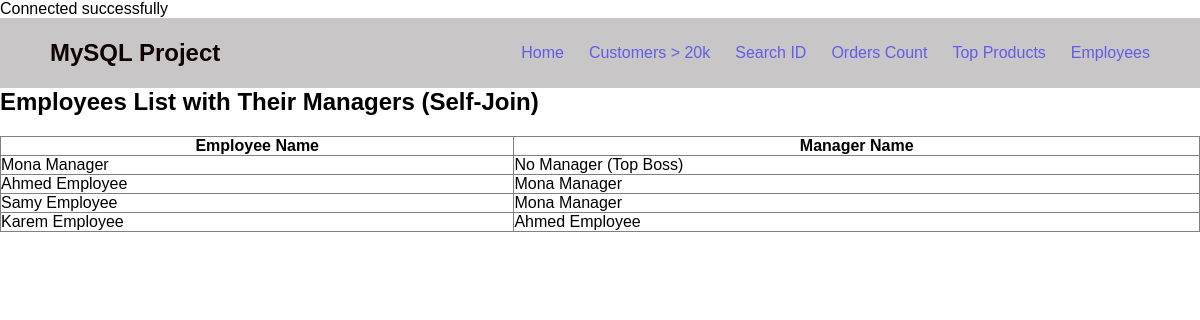
Page /employees.php on the committed database.
### tables this page shows
CREATE TABLE `employees` (
  `id` int(11) NOT NULL,
  `name` varchar(100) NOT NULL,
  `manager_id` int(11) DEFAULT NULL
);

### employees.php (the view, shortened to what this page needs)
<?php
require "sql.php";
?>
<!DOCTYPE html>
<html lang="en">
<head>
    <link rel="stylesheet" href="css/style.css">
</head>
<body>
    <nav class="navbar">
        <div class="logo">MySQL Project</div>
        <div class="nav-links">
            <a href="main.php">Home</a>
            <a href="customers_salary.php">Customers > 20k</a>
            <a href="customer_by_id.php">Search ID</a>
            <a href="customer_orders.php">Orders Count</a>
            <a href="top_products.php">Top Products</a>
            <a href="employees.php">Employees</a>
        </div>
    </nav>
    <div class="container">
        <h2>Employees List with Their Managers (Self-Join)</h2>
        <table border="1" style="margin-top: 20px; width: 100%; border-collapse: collapse;">
            <thead>
                <tr>
                    <th>Employee Name</th>
                    <th>Manager Name</th>
                </tr>
            </thead>
            <tbody>
                <?php
                $sql = "SELECT
                            e.name AS employee_name,
                            IFNULL(m.name, 'No Manager (Top Boss)') AS manager_name
                        FROM employees e
                        LEFT JOIN employees m ON e.manager_id = m.id";
                $result = mysqli_query($connect, $sql);
                if ($result && mysqli_num_rows($result) > 0) {
                    while ($row = mysqli_fetch_assoc($result)) {
                        echo "<tr>";
                        echo "<td>" . htmlspecialchars($row['employee_name']) . "</td>";
                        echo "<td>" . htmlspecialchars($row['manager_name']) . "</td>";
                        echo "</tr>";
                    }
                } else {
                    echo "<tr><td colspan='2'>No employees found</td></tr>";
                }
                ?>
            </tbody>
        </table>
    </div>
</body>
</html>

### css/style.css (style rules this page uses)
* { margin: 0; padding: 0; box-sizing: border-box; }
body { font-family: Arial, sans-serif; }
.navbar { height: 70px; background-color: #c8c6c6; display: flex; align-items: center; justify-content: space-between; padding: 0 50px; }
.logo { color: rgb(14, 2, 2); font-size: 24px; font-weight: bold; }
.nav-links { display: flex; gap: 25px; }
.nav-links a { color: rgb(98, 93, 233); text-decoration: none; font-size: 16px; }

### rows in the picture
employees: name "Mona Manager", manager_name "No Manager (Top Boss)"
employees: name "Ahmed Employee", manager_name "Mona Manager"
employees: name "Samy Employee", manager_name "Mona Manager"
employees: name "Karem Employee", manager_name "Ahmed Employee"
